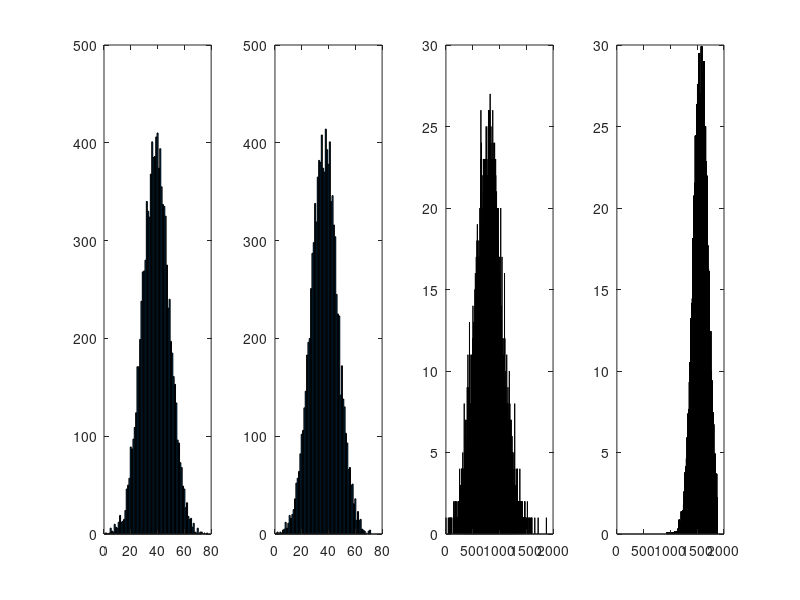

Recreate this plot in MATLAB.
clear all
close all
clc


rng(0)

num = 10000;
border = 0.1;


X = normrnd(10, 1, [num, 1]);
% W = rand(num, 1);
% W = randn(num, 1)*100;
W = normrnd(20, 1, [num, 1]);


% X = round(X);
% Y = round(Y);


Z = X .* W;


line_X = min(X):border:max(X);
f_X = hist(X, line_X);

line_W = min(W):border:max(W);
f_W = hist(W, line_W);

line_Z = min(Z):border:max(Z);
f_Z = hist(Z, line_Z);


% 最后只要长度足够大就没问题
num = max(size(line_Z));
f_Z_ = zeros(1, num);


threshold = 1;

for i = 1:num
    z = line_Z(i);

    p_z = 0;
    for j = 1:max(size(line_X))
        x = line_X(j);
        p_x = f_X(j);

        w = z/x;

        p_w = 0;
        if min(abs(line_W - w)) < threshold
            pos = find(min(abs(line_W - w)) == abs(line_W - w));
            p_w = f_W(pos);
        end

        f_Z_(i) = p_x*p_w*( 1/abs(x) );
    end

    [i num]
end








figure
subplot(1, 4, 1)
bar(f_X)
subplot(1, 4, 2)
bar(f_W)
subplot(1, 4, 3)
bar(f_Z)
subplot(1, 4, 4)
bar(f_Z_)

% 
% figure
% subplot(1, 3, 1)
% hist(X, min(X):border:max(X))
% subplot(1, 3, 2)
% hist(W, min(W):border:max(W))
% subplot(1, 3, 3)
% hist(Z, min(Z):border:max(Z))

% 
% data = normrnd(0, 1, [num, 1]);
% 
% 
% figure
% hist(data, -5:0.01:5)
% 
% 
% 
% 
% figure
% hist1 = hist(data, -5:0.01:5)
% bar(hist1, 1)
